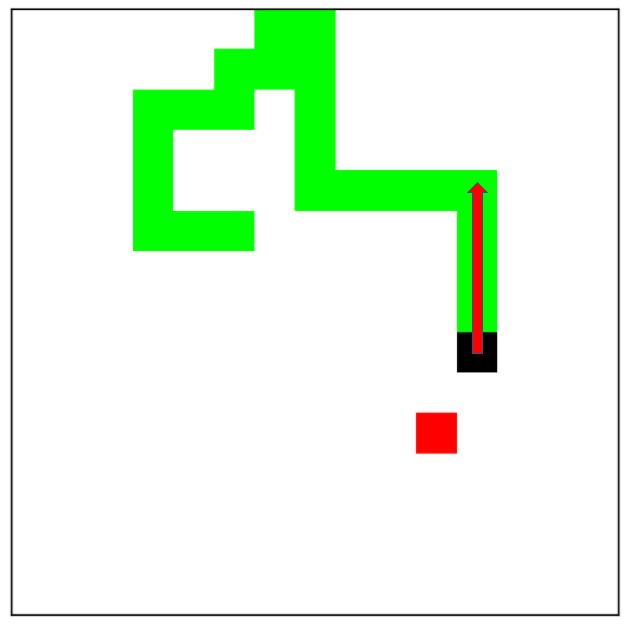
#> input picture mine.png, 633 x 628 px, found by its file name
$ jupyter execute --allow-errors AutoSnake.ipynb   (shell and % lines are left out)
#> lines starting #> are read from the running program, lines starting #| are printed output that depends on the picture
<a href="https://colab.research.google.com/github/gaganchapa/SnakeLLM/blob/main/AutoSnake.ipynb" target="_parent"></a>

[cell 1]
# Convert an image to ASCII.

from PIL import Image, ImageDraw, ImageFont
from sys import argv

# The region is the size of the pieces that the image will be split into.
# If width is set to 1 then the image will be divided into 1px x 2px
# pieces. Each piece will then be converted to an ASCII character.
WIDTH_OF_REGION = 1
HEIGHT_OF_REGION = int(WIDTH_OF_REGION * 2)

# The map will be generated.
# The keys will be gray values scaled up to 0 to 10,000.
# The values will be characters that contain those gray values.
char_map = {}

import os
def char_image(char):
    # Get an image with a char drawn on it.
    font_path = "/content/arial.ttf"  # Adjust the path to your font file
    if not os.path.exists(font_path):
        raise OSError(f"Font file '{font_path}' not found")
    font = ImageFont.truetype(font_path, 40)
    image = Image.new('RGB', (50, 50), (255, 255, 255))
    drawer = ImageDraw.Draw(image)
    drawer.text((0, 0), char, font=font, fill=(0, 0, 0))
    image = image.convert('1')
    return image


# [21 lines left out: functions avg_gray_value, split_image, not called in this run]


def create_char_map(start_index, end_index):
    # Create the map that will link gray values to characters.
    load_characters(start_index, end_index)
    normalize_char_map()
    fill_char_map()


def load_characters(start_index, end_index):
    # Load characters with unique gray values to the character map.
    for i in range(start_index, end_index):
        char_img = char_image(chr(i))
        grey_val = avg_gray_value(char_img)
        if grey_val not in char_map:
            temp = {grey_val: chr(i)}
            char_map.update(temp)


# [37 lines left out: functions normalize_char_map, fill_char_map, print_char_map, not called in this run]


def to_ascii(filename):
    # The method that puts everything together to convert an image to ASCII.
#> called with filename = '/content/mine.png'
    image = Image.open(filename).convert('L')
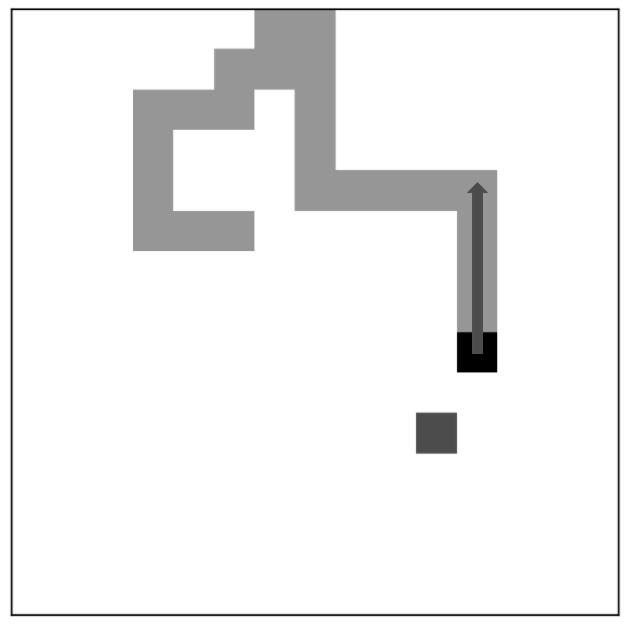
#> image: PIL image 633x628 L; min 0, max 255, mean 240.2
    create_char_map(33, 750)
    regions = split_image(image)
    columns = int(image.width / WIDTH_OF_REGION)
    if len(regions)%columns != 0:
        columns -= 1
    for i in range(0, len(regions)):
        if i % columns == 0 and i != 0:
            print()
        print(char_map.get(avg_gray_value(regions[i])), end='')
    print()


# [15 lines left out: function print_usage, not called in this run]


#> (the rest of this cell did not finish here and is left out)

[cell 2]
txt ="Assume you are an AI assistant for a Tic Tac Toe game, and your job is to determine the optimal move for 'X'. The game board is provided as a string with specific encodings: horizontal lines are represented by űűűűűűűűűűűűűűűűűűűűűűűűűűűűűűűűűűűűűűűűűűűűűűűűűűűűűűűűűűűű, vertical lines are represented by űű{, 'X' is represented by ÝķķķV or VķķķV, and 'O' is represented by ˆˆˆˆˆˆˆˆˆ. Your task is to analyze the input game board and provide the location of your 'X' move, out the result in whee you want to place the X move to win the game with the O as the opponent"

#> (a cell that did not finish here is left out)


[cell 4]
from langchain_google_genai import GoogleGenerativeAI

[cell 5]
from getpass import getpass

#> (the rest of this cell did not finish here and is left out)

#> (a cell that did not finish here is left out)

[cell 7]
# Convert an image to ASCII.

from PIL import Image, ImageDraw, ImageFont
from sys import argv

# The region is the size of the pieces that the image will be split into.
# If width is set to 1 then the image will be divided into 1px x 2px
# pieces. Each piece will then be converted to an ASCII character.
WIDTH_OF_REGION = 1
#> WIDTH_OF_REGION = 1
HEIGHT_OF_REGION = int(WIDTH_OF_REGION * 2)
#> HEIGHT_OF_REGION = 2

# The map will be generated.
# The keys will be gray values scaled up to 0 to 10,000.
# The values will be characters that contain those gray values.
char_map = {}

import os
def char_image(char):
    # Get an image with a char drawn on it.
    font_path = "/content/arial.ttf"  # Adjust the path to your font file
    if not os.path.exists(font_path):
        raise OSError(f"Font file '{font_path}' not found")
    font = ImageFont.truetype(font_path, 40)
    image = Image.new('RGB', (50, 50), (255, 255, 255))
    drawer = ImageDraw.Draw(image)
    drawer.text((0, 0), char, font=font, fill=(0, 0, 0))
    image = image.convert('1')
    return image


# [21 lines left out: functions avg_gray_value, split_image, not called in this run]


def create_char_map(start_index, end_index):
    # Create the map that will link gray values to characters.
    load_characters(start_index, end_index)
    normalize_char_map()
    fill_char_map()


def load_characters(start_index, end_index):
    # Load characters with unique gray values to the character map.
#> called with start_index = 33, end_index = 750
    for i in range(start_index, end_index):
        char_img = char_image(chr(i))
        grey_val = avg_gray_value(char_img)
        if grey_val not in char_map:
            temp = {grey_val: chr(i)}
            char_map.update(temp)


# [37 lines left out: functions normalize_char_map, fill_char_map, print_char_map, not called in this run]


def to_ascii(filename):
    # The method that puts everything together to convert an image to ASCII.
    image = Image.open(filename).convert('L')
    create_char_map(33, 750)
    regions = split_image(image)
    columns = int(image.width / WIDTH_OF_REGION)
    if len(regions)%columns != 0:
        columns -= 1
    for i in range(0, len(regions)):
        if i % columns == 0 and i != 0:
            print()
        print(char_map.get(avg_gray_value(regions[i])), end='')
    print()


# [15 lines left out: function print_usage, not called in this run]


#> (the rest of this cell did not finish here and is left out)
